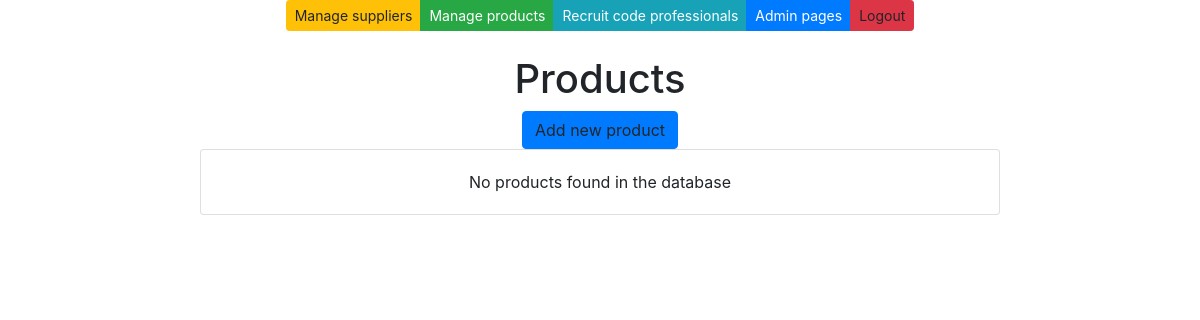
/products/, run on an earlier commit of the app's database.
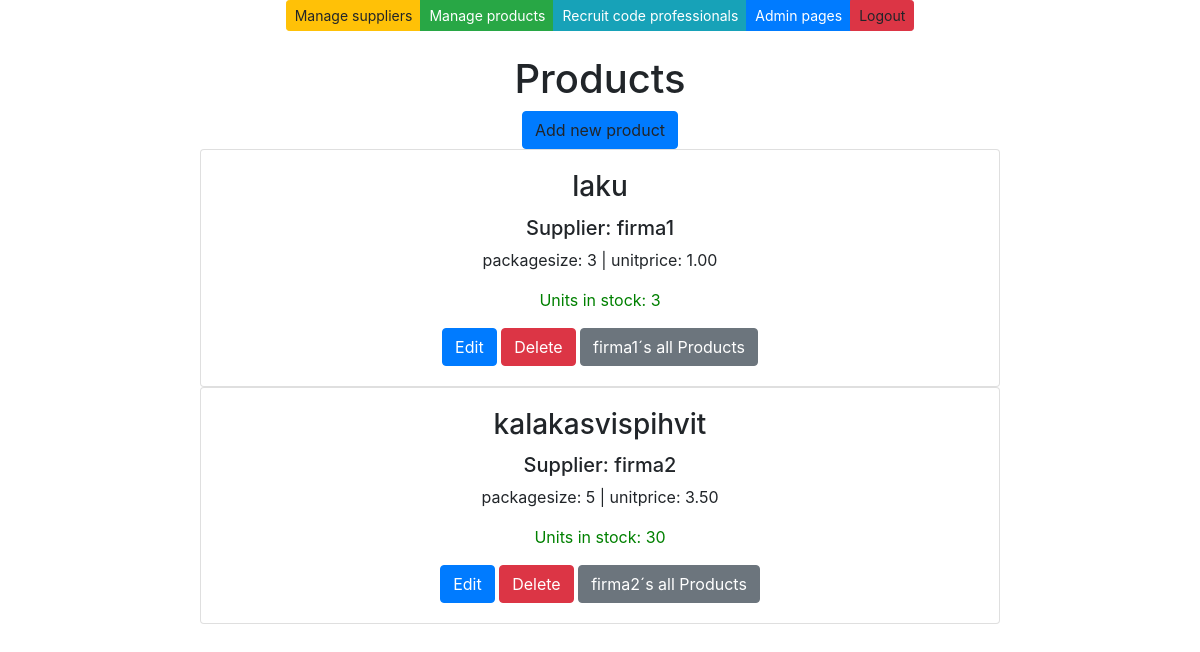
And on a later commit of the database.
### app/models.py (models this page shows, shortened)
class Product(models.Model):
    productname = models.CharField(max_length = 20, default = "laku")
    packagesize = models.CharField(max_length = 20, default = 3)
    unitprice = models.DecimalField(max_digits=8, decimal_places=2, default=1.00)
    unitsinstock = models.IntegerField(default = 3)
    supplier = models.ForeignKey(Supplier, on_delete=models.CASCADE)

class Supplier(models.Model):
    companyname = models.CharField(max_length = 50, default="firma")
    contactname = models.CharField(max_length = 50, default="firma")
    address = models.CharField(max_length = 100, default="firma")
    phone = models.CharField(max_length = 20, default="firma")
    email = models.CharField(max_length = 50, default="firma")
    country = models.CharField(max_length = 50, default="firma")

### app/views.py (the view)
# urls.py: path('products/', productlistview),
def productlistview(request):
    productlist = Product.objects.all()
    supplierlist = Supplier.objects.all()
    context = {'products': productlist, 'suppliers': supplierlist}
    return render (request,"productlist.html",context)

### app/templates/productlist.html (shortened to what this page needs)
{% extends 'index.html'%} {% block content %}
<br />
<br />
<h1>Products</h1>
<a onclick="showaddform()" class="btn btn-primary">Add new product</a>
{% for p in products %}
<div class="card" style="width: 50rem">
  <div class="card-body">
    <h3 class="card-title">{{p.productname}}</h3>
    <h5 class="card-text">Supplier: {{p.supplier.companyname}}</h5>
    <p class="card-text">
      packagesize: {{p.packagesize}} | unitprice: {{p.unitprice}}
    </p>
    <p class="card-text" style="color: green">
      Units in stock: {{p.unitsinstock}}
    </p>
    <a href="/edit-product-get/{{p.id}}/" class="btn btn-primary">Edit</a>
    <a href="/confirm-delete-product/{{p.id}}/" class="btn btn-danger"
      >Delete</a
    >
    <a href="/products-by-supplier/{{p.supplier.id}}/" class="btn btn-secondary"
      >{{p.supplier.companyname}}´s all Products</a
    >
  </div>
</div>
{% empty %}
<div class="card" style="width: 50rem">
  <div class="card-body">
    <p class="card-text">No products found in the database</p>
  </div>
</div>
{%endfor%}
{% endblock %}

### app/templates/index.html (shortened to what this page needs)
<!DOCTYPE html>
<html>
  <head>
    <link
      rel="stylesheet"
      href="https://stackpath.bootstrapcdn.com/bootstrap/4.5.0/css/bootstrap.min.css"
    />
    <link
      rel="stylesheet"
      href="https://cdnjs.cloudflare.com/ajax/libs/font-awesome/5.11.2/css/all.min.css"
    />
  </head>
  <body>
    <div class="container">
      <center>
        <div class="btn-group" role="group">
          <a class="btn btn-warning btn-sm" href="/suppliers"
            >Manage suppliers</a
          >
          <a class="btn btn-success btn-sm" href="/products">Manage products</a>
          <a class="btn btn-info btn-sm" href="http://careeria.fi"
            >Recruit code professionals</a
          >
          <a class="btn btn-primary btn-sm" href="/admin">Admin pages</a>
          <a class="btn btn-danger btn-sm">Logout</a>
        </div>
        {% block content %} {% endblock %}
      </center>
    </div>
  </body>
</html>

What changed in the data, as far as the page shows it:
added Product: productname "laku", supplier.companyname "firma1", packagesize "3", unitprice "1.00", unitsinstock "3"
added Product: productname "kalakasvispihvit", supplier.companyname "firma2", packagesize "5", unitprice "3.50", unitsinstock "30"
Also different on the page:
text no longer shown: "No products found in the database"
